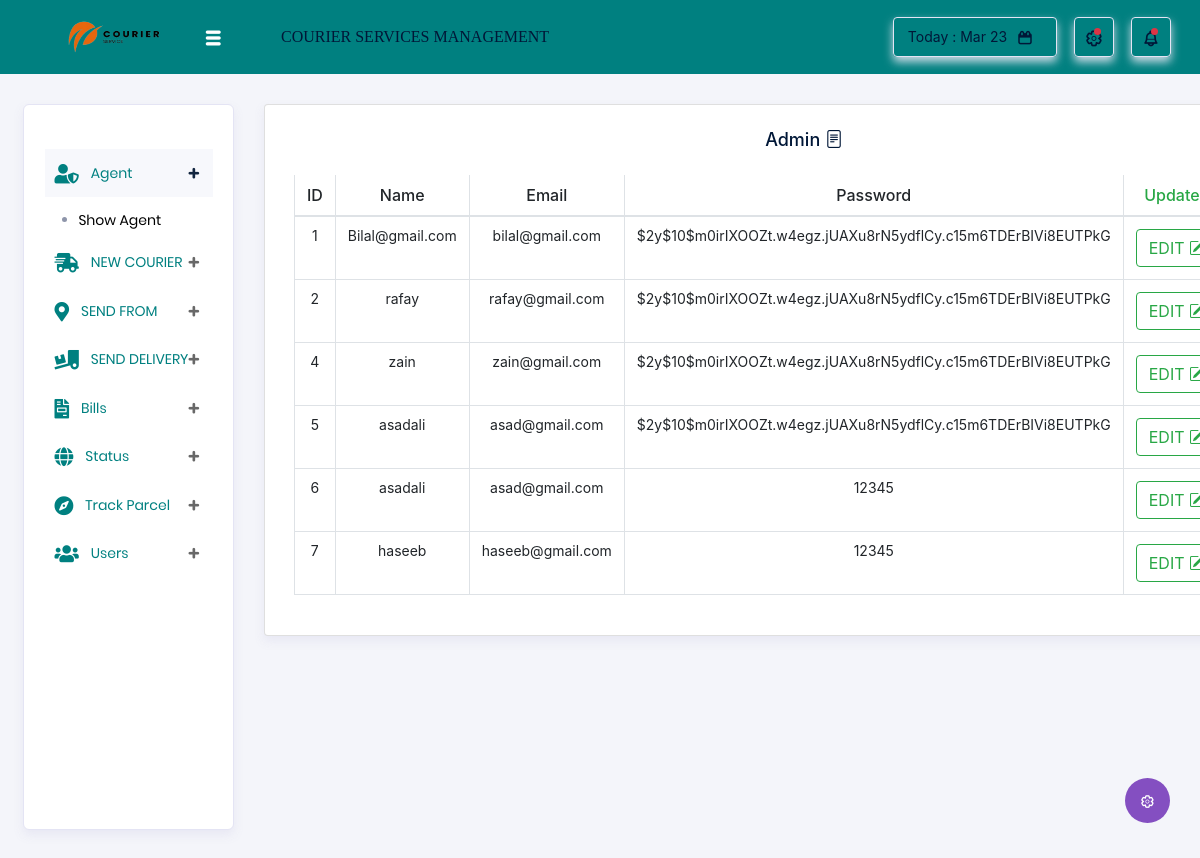
Page /Admin/Adminshow.php on the committed database.
### tables this page shows
CREATE TABLE `usertable` (
  `id` int(255) NOT NULL,
  `name` varchar(255) DEFAULT NULL,
  `email` varchar(255) NOT NULL,
  `password` varchar(255) NOT NULL
);

### Admin/Adminshow.php (the view, shortened to what this page needs)
<?php
include("connection.php");
include("headings.php");
$sql = "SELECT * FROM  usertable";
$result = mysqli_query($conn, $sql);
?>
<link rel="stylesheet" href="https://cdn.jsdelivr.net/npm/bootstrap-icons@1.11.3/font/bootstrap-icons.min.css">
<link rel="stylesheet" href="https://cdn.jsdelivr.net/npm/bootstrap-icons@1.11.3/font/bootstrap-icons.min.css">
<div class="container">
    <div class="col-lg-12 grid-margin stretch-card">
        <div class="card">
            <div class="card-body">
                <h4 class="card-title text-center">Admin <i class="bi bi-file-text"></i></h4>
                <div class="table-responsive">
                    <table class="table table-hover text-center table-bordered ">
                        <thead>
                            <tr>
                                <th>ID</th>
                                <th> Name</th>
                                <th>Email</th>
                                <th>Password</th>
                                <th class=" text-success">Updated</th>
                            </tr>
                        </thead>
                        <tbody>
                            <?php while ($rows = mysqli_fetch_assoc($result)) { ?>
                            <tr>
                                <td><?php echo $rows['id']; ?></td>
                                <td><?php echo $rows['name']; ?></td>
                                <td><?php echo $rows['email']; ?></td>
                                <td><?php echo $rows['password']; ?></td>
                                <td><a href="Adminupdate.php?id=<?php echo$rows['id']?>"  class="btn btn-outline-success" >EDIT <i class="bi bi-pencil-square"></i></a></td>
                            </tr>
                            <?php } ?>
                        </tbody>
                    </table>
                </div>
            </div>
        </div>
    </div>
</div>

### Admin/headings.php (shortened to what this page needs)
<!DOCTYPE html>
<html lang="en">
<head>
  <link rel="stylesheet" href="vendors/typicons/typicons.css">
  <link rel="stylesheet" href="vendors/css/vendor.bundle.base.css">
  <link rel="stylesheet" href="css/vertical-layout-light/style.css">
  <link rel="stylesheet" href="https://cdnjs.cloudflare.com/ajax/libs/font-awesome/5.15.4/css/all.min.css">
  <link rel="stylesheet" href="https://stackpath.bootstrapcdn.com/bootstrap/4.5.2/css/bootstrap.min.css">
</head>
<body>
  <div class="container-scroller">
    <nav class="navbar col-lg-12 col-12 p-0 fixed-top d-flex flex-row" style="background-color: #008080; border-bottom: #008080;">
    <div class="navbar-brand-wrapper d-flex justify-content-center" style="background-color: #008080;">
    <div class="navbar-brand-inner-wrapper d-flex justify-content-between align-items-center w-100">
        <a class="navbar-brand brand-logo" href="index.html">
            <img src="/Admin/assets/img/backgrounds/cs.png" alt="logo" style="height: 100px; width: 170px;">
        </a>
        <button class="navbar-toggler navbar-toggler align-self-center" type="button" data-toggle="minimize">
            <span class="typcn typcn-th-menu"></span>
        </button>
    </div>
</div>
      <div class="navbar-menu-wrapper d-flex align-items-center justify-content-end" style="background-color: #008080;">
        <ul class="navbar-nav mr-lg-2">
          <li class="nav-item nav-profile dropdown">
            <a class="nav-link" href="#" data-toggle="dropdown" id="profileDropdown">
            <div class="text-center">
    <span class="nav-profile-name" style="font-family: 'Playfair Display', serif;">COURIER SERVICES MANAGEMENT</span>
</div>
            </a>
          </li>
        </ul>
        <ul class="navbar-nav navbar-nav-right">
          <li class="nav-item nav-date dropdown">
            <a class="nav-link d-flex justify-content-center align-items-center" href="javascript:;">
              <h6 class="date mb-0">Today : Mar 23</h6>
              <i class="typcn typcn-calendar"></i>
            </a>
          </li>
          <li class="nav-item dropdown">
            <a class="nav-link count-indicator dropdown-toggle d-flex justify-content-center align-items-center" id="messageDropdown" href="#" data-toggle="dropdown">
              <i class="typcn typcn-cog-outline mx-0"></i>
              <span class="count"></span>
            </a>
          </li>
          <li class="nav-item dropdown mr-0">
            <a class="nav-link count-indicator dropdown-toggle d-flex align-items-center justify-content-center" id="notificationDropdown" href="#" data-toggle="dropdown">
              <i class="typcn typcn-bell mx-0"></i>
              <span class="count"></span>
            </a>
          </li>
        </ul>
      </div>
    </nav>
    <div class="container-fluid page-body-wrapper" id="main">
      <div class="theme-setting-wrapper">
        <div id="settings-trigger"><i class="typcn typcn-cog-outline"></i></div>
      </div>
      <nav class="sidebar sidebar-offcanvas" id="sidebar">
    <ul class="nav">
        <li class="nav-item">
            <a class="nav-link" href="index.html">
            </a>
        </li>
        <li class="nav-item">
            <a class="nav-link" data-toggle="collapse" href="#admin" aria-expanded="false" aria-controls="admin">
                <i class="fas fa-user-shield menu-icon" style="color: #008080;"></i>
                <span class="menu-title" style="color: #008080;">Agent</span>
                <i class="menu-arrow"></i>
            </a>
            <div class="collapse" id="admin">
                <ul class="nav flex-column sub-menu">
                    <li class="nav-item"> <a class="nav-link" href="Adminshow.php">Show Agent </a></li>
                </ul>
            </div>
        </li>
        <li class="nav-item">
            <a class="nav-link" data-toggle="collapse" href="#ui-basic" aria-expanded="false" aria-controls="ui-basic">
                <i class="fas fa-shipping-fast menu-icon" style="color: #008080;;"></i>
                <span class="menu-title" style="color: #008080;">NEW COURIER</span>
                <i class="menu-arrow"></i>
            </a>
        </li>
        <li class="nav-item">
            <a class="nav-link" data-toggle="collapse" href="#form-elements" aria-expanded="false" aria-controls="form-elements">
                <i class="fas fa-map-marker-alt menu-icon" style="color: #008080;"></i>
                <span class="menu-title" style="color: #008080;">SEND FROM</span>
                <i class="menu-arrow"></i>
            </a>
        </li>
        <li class="nav-item">
            <a class="nav-link" data-toggle="collapse" href="#charts" aria-expanded="false" aria-controls="charts">
                <i class="fas fa-truck-loading menu-icon" style="color: #008080;"></i>
                <span class="menu-title" style="color: #008080;">SEND DELIVERY</span>
                <i class="menu-arrow" ></i>
            </a>
        </li>
        <li class="nav-item">
            <a class="nav-link" data-toggle="collapse" href="#tables" aria-expanded="false" aria-controls="tables">
                <i class="fas fa-file-invoice menu-icon" style="color: #008080;"></i>
                <span class="menu-title" style="color: #008080;">Bills</span>
                <i class="menu-arrow"></i>
            </a>
        </li>
        <li class="nav-item">
            <a class="nav-link" data-toggle="collapse" href="#status" aria-expanded="false" aria-controls="status">
                <i class="fas fa-globe menu-icon" style="color: #008080;"></i>
                <span class="menu-title" style="color: #008080;">Status</span>
                <i class="menu-arrow"></i>
            </a>
        </li>
        <li class="nav-item">
            <a class="nav-link" data-toggle="collapse" href="#track" aria-expanded="false" aria-controls="track">
                <i class="fas fa-compass menu-icon" style="color: #008080;"></i>
                <span class="menu-title" style="color: #008080;">Track Parcel</span>
                <i class="menu-arrow"></i>
            </a>
        </li>
        <li class="nav-item">
            <a class="nav-link" data-toggle="collapse" href="#users" aria-expanded="false" aria-controls="users">
                <i class="fas fa-users menu-icon" style="color: #008080;"></i>
                <span class="menu-title" style="color: #008080;">Users</span>
                <i class="menu-arrow"></i>
            </a>
        </li>
    </ul>
</nav>

### rows in the picture
usertable: id "1", name "Bilal@gmail.com", email "bilal@gmail.com", password "$2y$10$m0irIXOOZt.w4egz.jUAXu8rN5ydflCy.c15m6TDErBIVi8EUTPkG"
usertable: id "2", name "rafay", email "rafay@gmail.com", password "$2y$10$m0irIXOOZt.w4egz.jUAXu8rN5ydflCy.c15m6TDErBIVi8EUTPkG"
usertable: id "4", name "zain", email "zain@gmail.com", password "$2y$10$m0irIXOOZt.w4egz.jUAXu8rN5ydflCy.c15m6TDErBIVi8EUTPkG"
usertable: id "5", name "asadali", email "asad@gmail.com", password "$2y$10$m0irIXOOZt.w4egz.jUAXu8rN5ydflCy.c15m6TDErBIVi8EUTPkG"
usertable: id "6", name "asadali", email "asad@gmail.com", password "12345"
usertable: id "7", name "haseeb", email "haseeb@gmail.com", password "12345"
